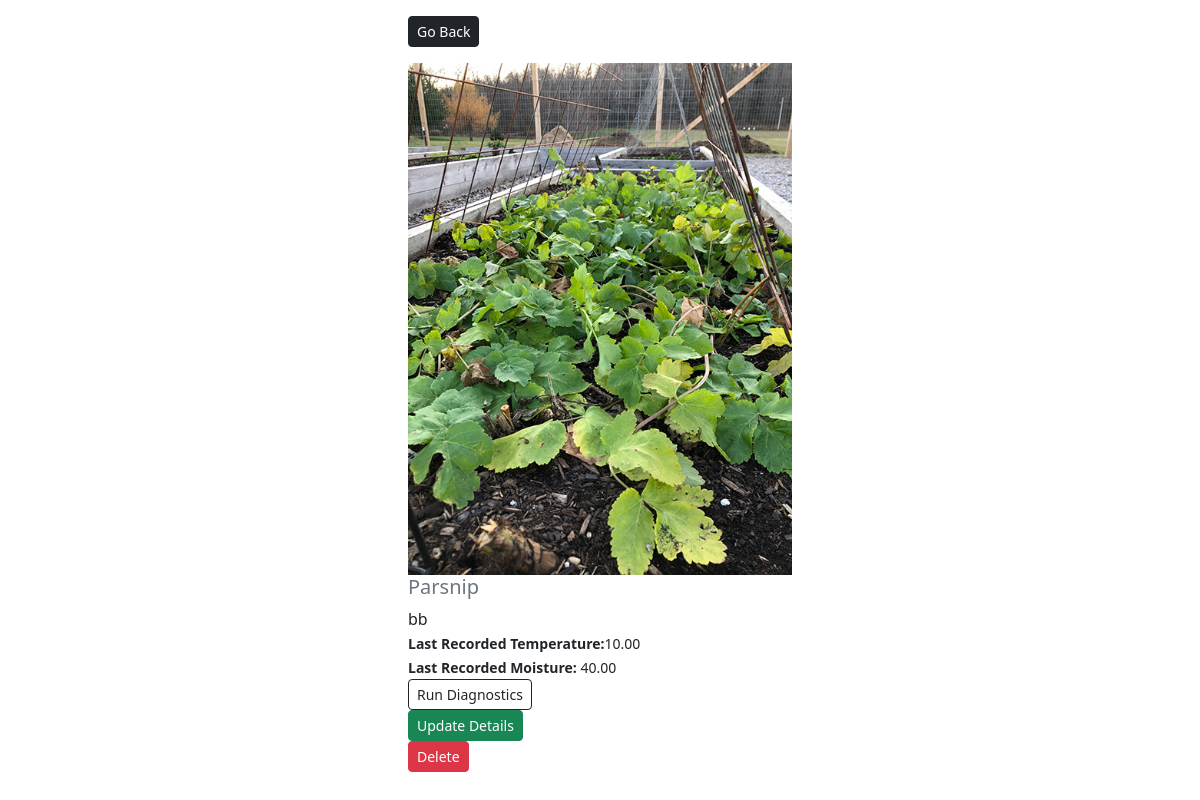
Page /mygreenhouse/crop-detail/13/ on the committed database.
### crops/models.py (models this page shows, shortened)
class Crop(models.Model):
    name = models.CharField(max_length=100)
    description = models.TextField(max_length=300)
    image = models.ImageField(null=False, blank=False, upload_to='images/')
    temperature = models.DecimalField(max_digits=4, decimal_places=2)
    moisture = models.DecimalField(max_digits=4, decimal_places=2)
    class Meta:
        ordering = ['name']

### crops/views.py (the view)
# urls.py: path('crop-detail/<str:id>/', views.crop_detail, name='crop-detail'),
def crop_detail(request, id):
    crop = Crop.objects.get(pk=id)
    context = {'crop': crop}
    return render(request, 'crops/crop-detail.html', context)

### crops/templates/crops/crop-detail.html
{% extends 'crops/base.html' %}
{% load static %}
{% block content %}
    <div class="row justify-content-center">
        <div class="col-md-4">
            <div class="">
                <a href="{% url 'home' %}" class="my-3 btn btn-dark btn-sm">Go Back</a>
            </div>
            <div style="height: 90vh">
                <img class="img-fluid text-center" style="max-width: 100%; max-height: 100%" src="{{ crop.image.url }}" alt="image gone">
                <h5 class="text-muted"> {{ crop.name }} </h5>
                <quote>{{ crop.description }}</quote><br>
                <small><b>Last Recorded Temperature:</b>{{crop.temperature}}</small><br>
                <small><b>Last Recorded Moisture:</b> {{ crop.moisture }}</small><br>
                <a href="{% url 'diagnostics' %}" class="btn btn-outline-dark btn-sm">Run Diagnostics</a><br>
                <a href="{% url 'edit-crop' crop.id %}" class="btn btn-success btn-sm">Update Details</a><br>
                <a href="{% url 'delete-crop' crop.id %}" class="btn btn-danger btn-sm">Delete</a><br>
            </div>
        </div>
    </div>
{% endblock %}

### rows in the picture
Crop: image (picture), name "Parsnip", description "bb", temperature "10.00", moisture "40.00"
